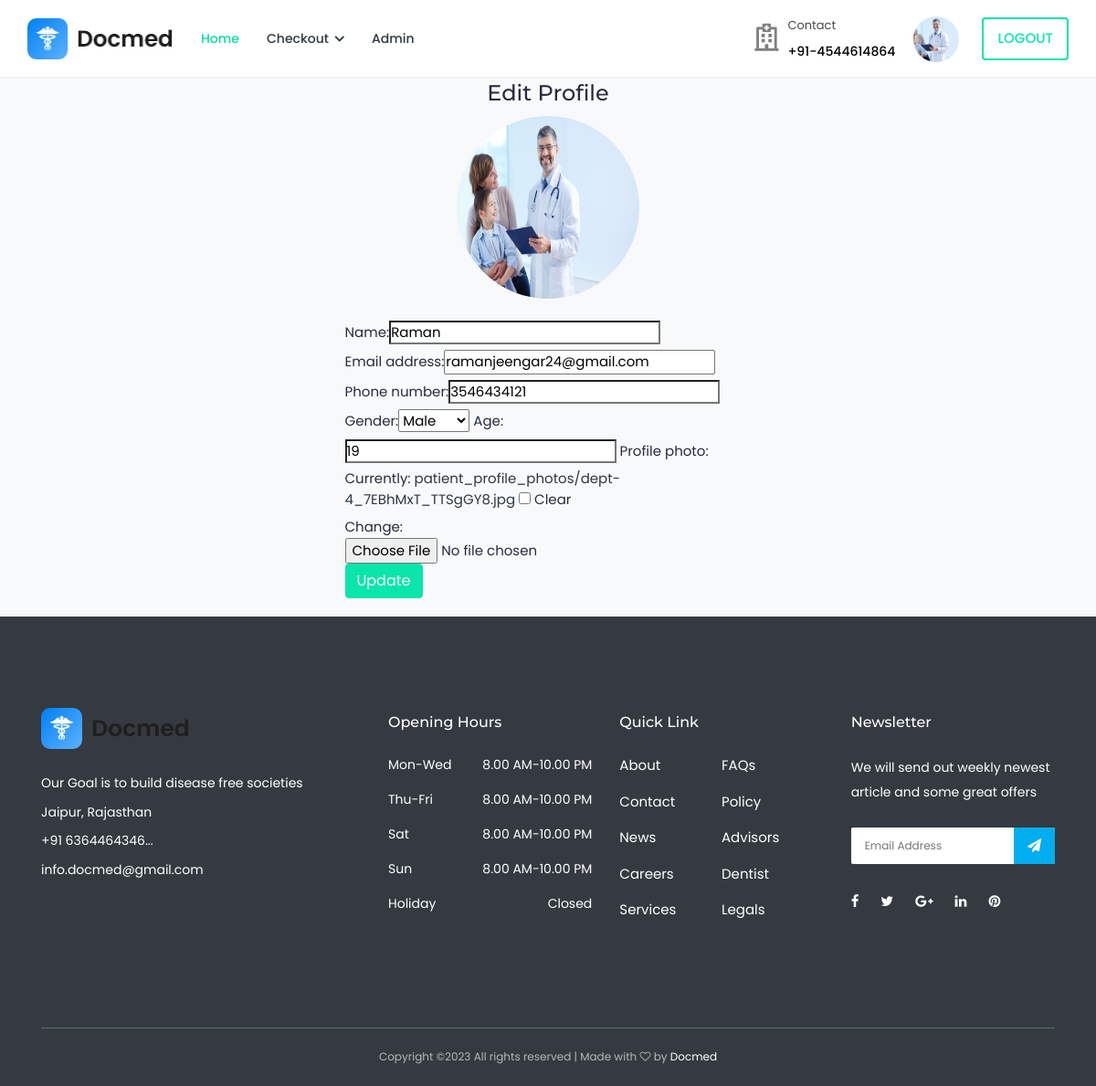
Page /patient/profile/update/21/ (signed in) on the committed database.
### accounts/models.py (models this page shows, shortened)
class CustomUser(AbstractBaseUser, PermissionsMixin):
    email = LowercaseEmailField(_('email address'), unique=True)
    name = models.CharField(max_length=255)
    is_staff = models.BooleanField(default=False)
    is_active = models.BooleanField(default=True)
    date_joined = models.DateTimeField(default=timezone.now)
    GENDER_CHOICES = (
        ('M', 'Male'),
        ('F', 'Female'),
    )
    phone_regex = RegexValidator( regex = r'^\d{10}$',message = "phone number should exactly be in 10 digits")
    phone_number = models.CharField(max_length=255, validators=[phone_regex], blank = True, null=True)  # you can set it unique = True
    gender = models.CharField(max_length=1, choices=GENDER_CHOICES, default='M', null=True)
    is_Patient = models.BooleanField(default=True)
    is_Doctor = models.BooleanField(default = False)
    USERNAME_FIELD = 'email'
    REQUIRED_FIELDS = []
    objects = CustomUserManager()

class PatientAdditional(models.Model):
    user = models.OneToOneField(Patient, on_delete = models.CASCADE)
    age = models.CharField(max_length=20)
    profile_photo = models.ImageField(upload_to='patient_profile_photos', blank=True, null=True)

### appointment/views.py (the view)
# urls.py: path('patient/profile/update/<id>/', views.editprofile, name='patient-profile-update'),
@login_required
def editprofile(request, id):
    try:
        obj = get_object_or_404(Patient, id=id)
        obj1 = PatientAdditional.objects.get(user=request.user)
    except Patient.DoesNotExist:
        return HttpResponse('Patient not found.')
    except PatientAdditional.DoesNotExist:
        obj1 = PatientAdditional(user=request.user)
    if request.method == 'POST':
        form = PatientProfileUpdateForm(request.POST, instance=obj)
        form1 = PatientProfileUpdateForm2(request.POST,request.FILES or None, instance=obj1)
        if form.is_valid() and form1.is_valid():
            form.save()
            form1.save()
            return HttpResponseRedirect("/" )
    else:
        form = PatientProfileUpdateForm(instance=obj)
        form1 = PatientProfileUpdateForm2(instance=obj1)
    context = {'form': form, 'form1': form1}
    return render(request, "accounts/patient/edit-profile-extra.html", context)

### accounts/form.py
class PatientProfileUpdateForm(forms.ModelForm):
    def __init__(self, *args, **kwargs):
        super(PatientProfileUpdateForm, self).__init__(*args, **kwargs)
        self.fields['name'].widget.attrs.update(
            {
                'placeholder': 'Enter Full Name',
            }
        )
        self.fields['email'].widget.attrs.update(
            {
                'placeholder': 'Email',
            }
        )
        self.fields['phone_number'].widget.attrs.update(
            {
                'placeholder': 'Phone Number',
            }
        )
        self.fields['gender'].widget.attrs.update(
            {
                'placeholder': 'gender',
            }
        )
    class Meta:
        model = Patient
        fields = [
            "name",
          "email",
           "phone_number",
           "gender",
           ]

class PatientProfileUpdateForm2(forms.ModelForm):
    profile_photo = forms.ImageField(required=False)
    def __init__(self, *args, **kwargs):
        super(PatientProfileUpdateForm2, self).__init__(*args, **kwargs)
        self.fields['age'].widget.attrs.update({
            'placeholder': 'Age',
        })
        self.fields['profile_photo'].widget.attrs.update({
            'class': 'form-control-file',
        })
    class Meta:
        model = PatientAdditional
        fields = ['age', 'profile_photo',]

### accounts/models.py (called while the page is built)
    def get_queryset(self, *args, **kwargs):
        return super().get_queryset(*args, **kwargs).filter(is_Patient=True)

### templates/accounts/patient/edit-profile-extra.html (shortened to what this page needs)
{% extends 'base.html' %}
{% load bootstrap %}
{% block content %}
 <div class="container">
    <div class="row justify-content-center">
        <div class="col-lg-5 mb-5 mb-lg-0">
            <center>
                <h3>Edit Profile </h3>
            </center>
            {% if request.user.patientadditional.profile_photo %}
<div class="text-center mb-4">
    <img src="{{ request.user.patientadditional.profile_photo.url }}" alt="Profile Photo" class="img-fluid rounded-circle profile-photo" style="width: 200px; height: 200px;">
</div>
{% endif %}
            <form action="" method="POST" enctype="multipart/form-data">{% csrf_token %}
                {{ form|bootstrap }}
                {{form1|bootstrap }}
                <div class="row form-group">
                    <div class="col-md-12">
                        <input type="submit" value="Update" class="btn btn-primary btn-md text-white">
                    </div>
                </div>
            </form>
        </div>
    </div>
</div>
        {% endblock %}

### templates/nav.html (shortened to what this page needs)
{% load static %}
<header class="header">
				<nav class="navbar navbar-expand-lg header-nav">
					<div class="navbar-header">
						<a href="{%url 'accounts:index'%}" class="navbar-brand logo">
							<img src="{% static 'img/logo1.png' %}" class="img-fluid" alt="Logo">
						</a>
					</div>
					<div class="main-menu-wrapper">
						<ul class="main-nav">
							<li class="active">
								<a href="{%url 'accounts:index'%}">Home</a>
							</li>
							{% if request.user.is_authenticated and request.user.is_Patient %}
							<li class="has-submenu">
								<a href="#">Checkout <i class="fas fa-chevron-down"></i></a>
							</li>
							<li>
								<a href="admin" target="_blank">Admin</a>
							</li>
							{%endif%}
						</ul>
					</div>
					<ul class="nav header-navbar-rht">
						<li class="nav-item contact-item">
							<div class="header-contact-img">
								<i class="far fa-hospital"></i>
							</div>
							<div class="header-contact-detail">
								<p class="contact-header">Contact</p>
								<p class="contact-info-header"> +91-4544614864</p>
							</div>
						</li>
						{% if request.user.is_authenticated and request.user.is_Patient %}
						<li class="nav-item">
							{% if request.user.patientadditional.profile_photo %}
							<a href="{% url 'appointment:patient-profile-update' id=request.user.id %}" class="nav-profile-photo">
								<img src="{{ request.user.patientadditional.profile_photo.url }}" alt="Profile Photo" class="nav-profile-photo">
							</a>
							{% else %}
							<a href="{% url 'appointment:patient-profile-update' id=request.user.id %}" class="nav-link header-login">
								{{ request.user.name }}
							</a>
							{% endif %}
						</li>
						<li class="nav-item">
							<a class="nav-link header-login" href="{% url 'accounts:logout' %}">logout</a>
						</li>
						{%endif%}
					</ul>
				</nav>
			</header>

### static/style.css (style rules this page uses)
* { margin: 0; padding: 0; }
body { font-family: "Montserrat", sans-serif; font-weight: 400; font-size: 14px; }
h1, h2, h3, h4, h5, h6 { font-family: "Montserrat", sans-serif; color: #333333; line-height: 1.4; font-weight: 600; }
a, a:active, a:focus, a:hover { color: #333333; text-decoration: none; -webkit-transition-duration: 500ms; -o-transition-duration: 500ms; transition-duration: 500ms; outline: none; }
li { list-style: none; }
p { line-height: 1.9; color: #707070; font-size: 14px; font-weight: 400; }
img { max-width: 100%; height: auto; }
ul { margin: 0; padding: 0; }
ul li { margin: 0; padding: 0; }

### static/css/default-assets/classy-nav.css (style rules this page uses)
body { font-family: "Roboto", sans-serif; }
ul { margin: 0; }
ul li { list-style: none; }
img { height: auto; max-width: 100%; }
.justify-content-center { -webkit-box-pack: center; -ms-flex-pack: center; justify-content: center; }

### templates/nav.html (style rules this page uses)
.nav-profile-photo { display: inline-block; width: 50px; height: 50px; border-radius: 50%; object-fit: cover; margin-right: 5px; }

### rows in the picture
CustomUser: user.patientadditional.profile_photo (picture)
CustomUser: name "Raman", email "ramanjeengar24@gmail.com", phone_number "3546434121", gender "Male"
PatientAdditional: age "19"
